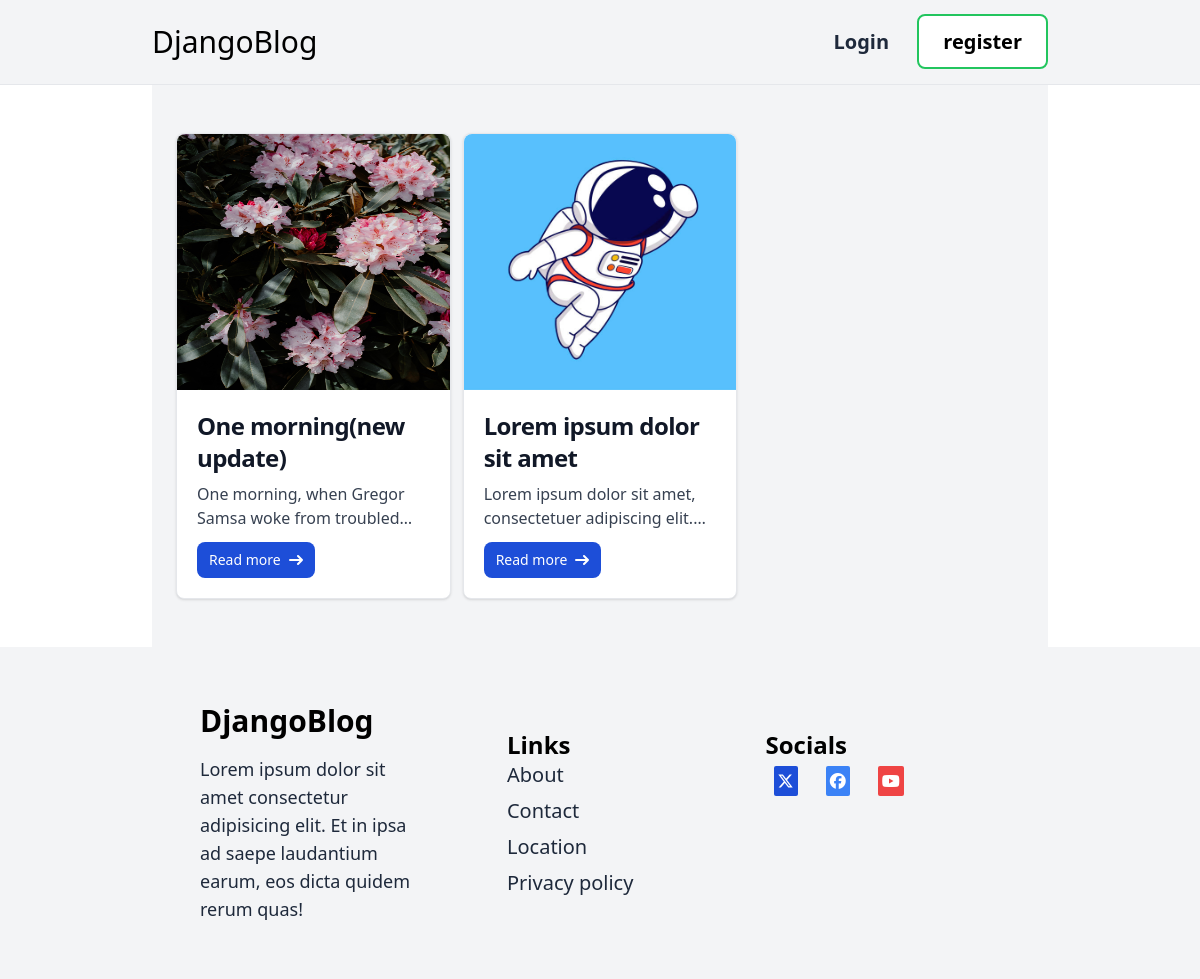
The app's page /, older data.
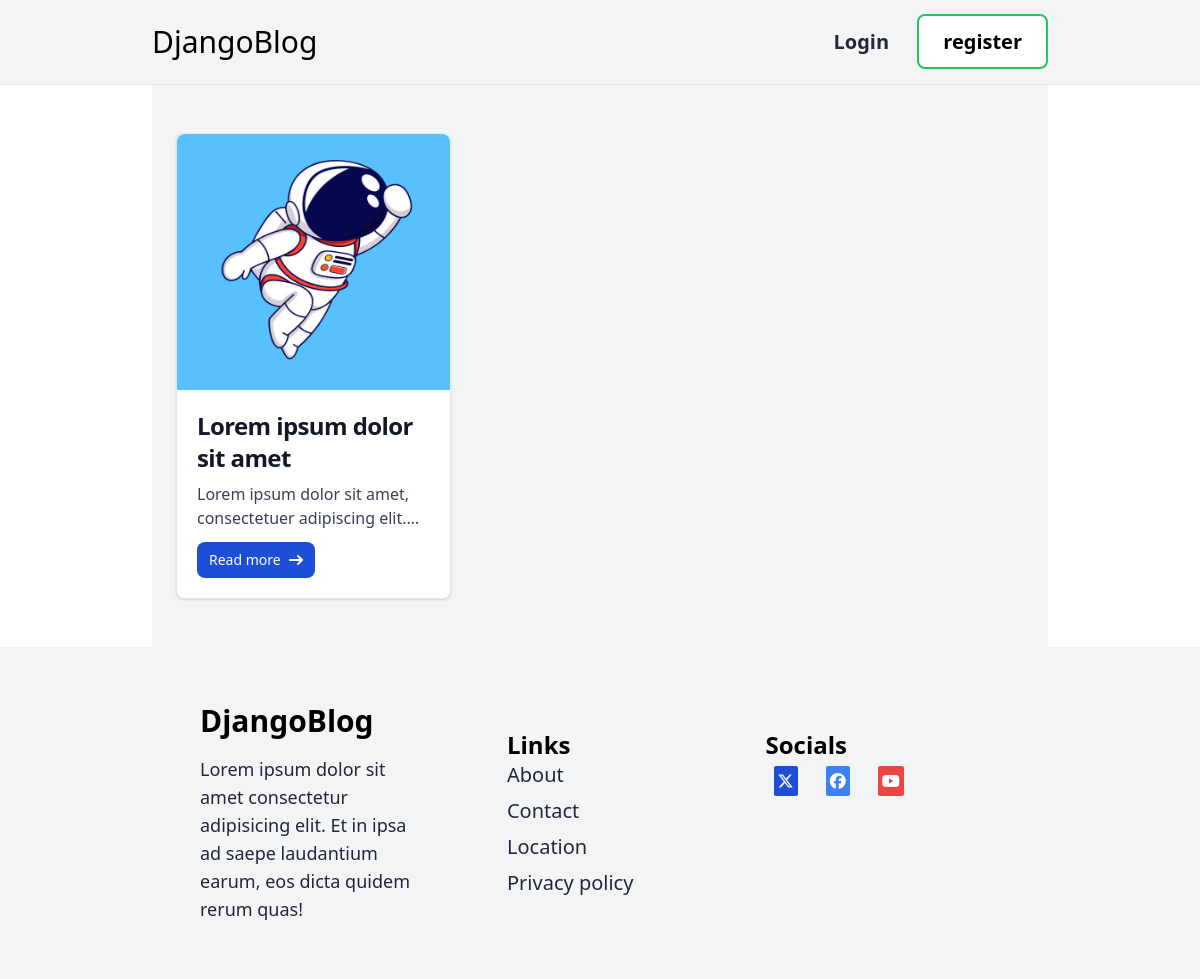
The same page, newer data.
### blog/models.py (models this page shows, shortened)
class Post(models.Model):
    title=models.CharField(max_length=200)
    image=models.ImageField(upload_to='image',blank=True,null=True)
    content=models.TextField()
    author=models.ForeignKey('auth.User',on_delete=models.CASCADE)
    published_at=models.DateTimeField(auto_now_add=True)
    updated_at=models.DateTimeField(auto_now=True)
    slug=models.SlugField(max_length=200,default='',blank=True)
    class Meta:
        ordering=['-published_at']
    def get_absolute_url(self):
        return reverse('blog:detail',args=[str(self.slug)])

### blog/views.py (the view)
# urls.py: path('',BlogListView.as_view(), name='home'),
class BlogListView(ListView):
    model=Post
    template_name='blog/index.html'
    context_object_name='posts'

### blog/templates/blog/index.html (shortened to what this page needs)
{% extends 'blog/base.html' %}
{% block content %}
  <div class="max-w-4xl mx-auto grid grid-rows-1 sm:grid-cols-3 gap-3 px-6 py-12 bg-gray-100">
    {% if posts %}
    {% for post in posts %}
 <div class="max-w-sm  bg-white border border-gray-200 rounded-lg shadow dark:bg-gray-800 dark:border-gray-700">
     <a href="{{post.get_absolute_url}}">
         {% if post.image %}
         <img class="rounded-t-lg h-64 w-full sm:w-96 " src="{{post.image.url }}" alt="{{post.title}}" />
         {% endif %}
     </a>
     <div class="p-5">
         <a href="{{post.get_absolute_url}}">
      <h5 class="mb-2 text-2xl  font-bold tracking-tight text-gray-900 dark:text-white">   {{post.title}}</h5>
         </a>
         <p class="mb-3 font-normal text-gray-700 line-clamp-2 dark:text-gray-400"> {{post.content}}</p>
         <a href="{{post.get_absolute_url}}" class="inline-flex items-center px-3 py-2 text-sm font-medium text-center text-white bg-blue-700 rounded-lg hover:bg-blue-800 focus:ring-4 focus:outline-none focus:ring-blue-300 dark:bg-blue-600 dark:hover:bg-blue-700 dark:focus:ring-blue-800">
             Read more
              <svg class="w-3.5 h-3.5 ml-2" aria-hidden="true" xmlns="http://www.w3.org/2000/svg" fill="none" viewBox="0 0 14 10">
                 <path stroke="currentColor" stroke-linecap="round" stroke-linejoin="round" stroke-width="2" d="M1 5h12m0 0L9 1m4 4L9 9"/>
             </svg>
         </a>
     </div>
 </div>
   {% endfor %}
   {% endif %}
  </div>
{% endblock %}

Row changes from the older to the newer data that the page shows:
removed Post: image (picture), title "One morning(new update)", content "One morning, when Gregor Samsa woke from…"
